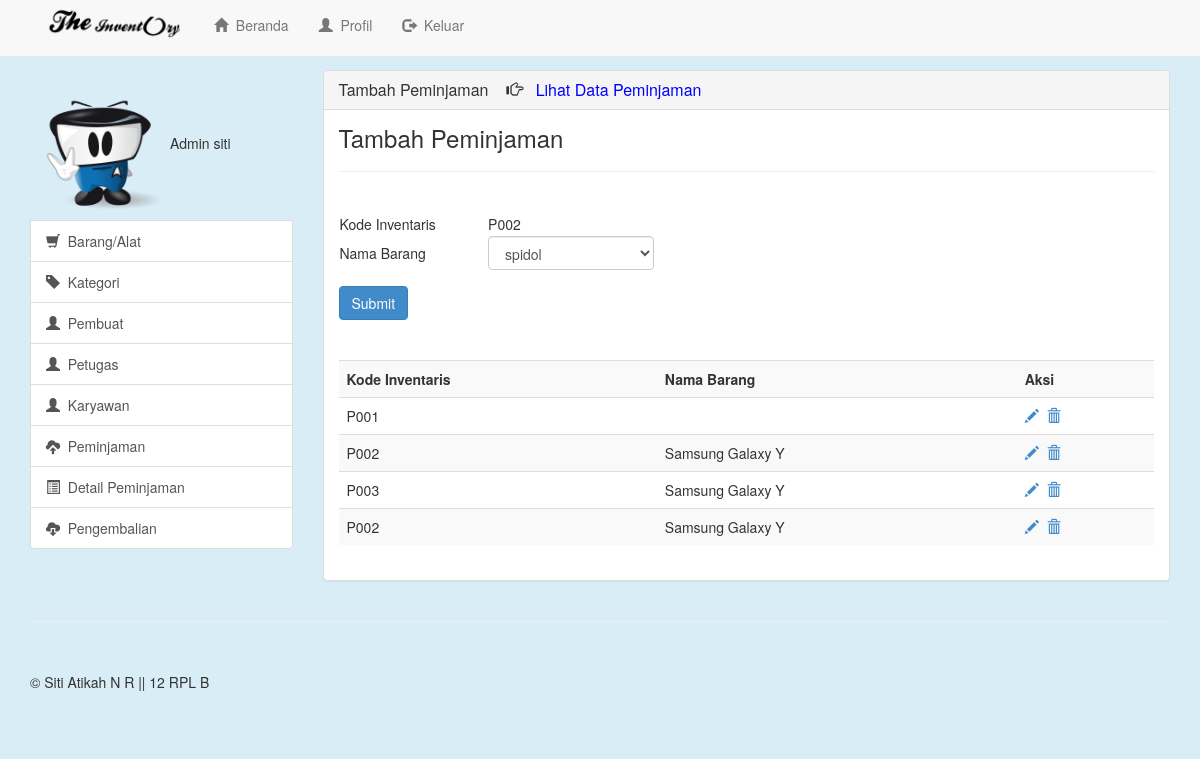
Screenshot of /view/Edit_Detail?id=P002 (signed in) with the database file from the repository.
### tables this page shows
CREATE TABLE IF NOT EXISTS `detail_inventaris` (
  `id` int(4) NOT NULL AUTO_INCREMENT,
  `kd_inventaris` char(30) NOT NULL,
  `kd_alat` int(11) NOT NULL,
  `status` int(1) NOT NULL,
  PRIMARY KEY (`id`),
  KEY `kd_inventaris` (`kd_inventaris`),
  KEY `label_alat` (`kd_alat`)
);

CREATE TABLE IF NOT EXISTS `alat` (
  `kd_alat` int(11) NOT NULL AUTO_INCREMENT,
  `label_alat` varchar(100) NOT NULL,
  `model` varchar(100) NOT NULL,
  `kd_kategori` int(11) NOT NULL,
  `merk` varchar(100) NOT NULL,
  `kd_pembuat` int(11) NOT NULL,
  `thn_buat` int(4) NOT NULL,
  PRIMARY KEY (`kd_alat`),
  KEY `kategori_alat` (`kd_kategori`),
  KEY `nama_pembuat` (`kd_pembuat`)
);

### view/edit_detail.php (the view, shortened to what this page needs)
<?php
if(empty($_SESSION['username'])){
  header("location:Login");
}
else{
?>
<!DOCTYPE html>
<html lang="en">
  <head>
    <link href="../css/bootstrap.min.css" rel="stylesheet">
    <link href="../css/offcanvas.css" rel="stylesheet">
    <link href="../css/style.css" rel="stylesheet">
  </head>
  <body>
    <div class="navbar navbar-default navbar-fixed-top" role="navigation">
      <div class="container" >
        <div class="col-md-8">
        <div class="navbar-header">
          <a class="navbar-brand" href="Beranda"><img src="../image/logo.png" class="logo"></a>
        </div>
        <div class="navbar-collapse collapse">
          <ul class="nav navbar-nav">
            <li><a href="Beranda"><span class="glyphicon glyphicon-home"></span>&nbsp&nbspBeranda</a></li>
            <li><a href="Profil"><span class="glyphicon glyphicon-user"></span>&nbsp&nbspProfil</a></li>
            <li><a href="../lib/logout.php"><span class="glyphicon glyphicon-log-out"></span>&nbsp&nbspKeluar</a></li>
          </ul>
        </div>
      </div>
      </div>
    </div>
    <div class="container">
      <div class="row row-offcanvas row-offcanvas-right">
        <div class="col-xs-6 col-sm-3 sidebar-offcanvas" id="sidebar" role="navigation">
           <div class="list-group">
            <?php
                if($_SESSION['level']==1){
                  echo"<img class='foto' src='../image/2.png' alt='Generic placeholder image'''>Admin $_SESSION[username]";
                }
                else{
                  echo"<img class='foto' src='../image/1.png' alt='Generic placeholder image'''>Petugas  $_SESSION[username]";
                }
            ?>
            <a href="Barang" class="list-group-item"><span class="glyphicon glyphicon-shopping-cart"></span>&nbsp&nbspBarang/Alat</a>
            <a href="Kategori" class="list-group-item"><span class="glyphicon glyphicon-tag"></span>&nbsp&nbspKategori</a>
            <a href="Pembuat" class="list-group-item"><span class="glyphicon glyphicon-user"></span>&nbsp&nbspPembuat</a>
            <?php
            if($_SESSION['level']==1){
              echo"<a href='Petugas' class='list-group-item'><span class='glyphicon glyphicon-user'></span>&nbsp&nbspPetugas</a>";
            }
            else{
              echo"";
            }
            ?>
            <a href="Karyawan" class="list-group-item"><span class="glyphicon glyphicon-user"></span>&nbsp&nbspKaryawan</a>
            <a href="Peminjaman" class="list-group-item"><span class="glyphicon glyphicon-cloud-upload"></span>&nbsp&nbspPeminjaman</a>
            <a href="Detail_Peminjaman" class="list-group-item"><span class="glyphicon glyphicon-list-alt"></span>&nbsp&nbspDetail Peminjaman</a>
            <a href="Pengembalian" class="list-group-item"><span class="glyphicon glyphicon-cloud-download"></span>&nbsp&nbspPengembalian</a>
          </div>
        </div>
        <div class="col-xs-12 col-sm-9">
          <div class="panel panel-default">
            <div class="panel-heading">
              <h3 class="panel-title">
              Tambah Peminjaman &nbsp&nbsp&nbsp<span class="glyphicon glyphicon-hand-right"></span>&nbsp&nbsp&nbsp<a href="Data_Peminjaman" style="text-decoration:none; color:blue;">Lihat Data Peminjaman</a>
              </h3>
            </div>
            <div class="panel-body">
              <h3 style="margin:0px; padding:0px;">Tambah Peminjaman</h3><hr>
              <form role="form" action="../lib/edit_detail.php" method="post">
                                         <?php
                                          $a = mysql_query("select detail_inventaris.kd_inventaris,alat.label_alat,alat.kd_alat from detail_inventaris,alat where kd_inventaris='$_GET[id]'");
                                          $e = mysql_fetch_array($a);
                                          ?>
                <div class="form-group">
                 <table border="0" cellpadding="1" cellspacing="2" width="550">
                  <td height="19" colspan="2" align="center" valign="middle">
                  <tr><td width="50"></td>
                  <td width="100">
                  <tr><td>Kode Inventaris</td><td><input type="hidden" name="kode" class="form-control" size="10px"
                                                  <?php echo"value='$e[kd_inventaris]'";?>><?php echo"$e[kd_inventaris]";?></td></tr>
                  <tr><td>Nama Barang</td><td><select name="nama" class="form-control">
                                    <option <?php echo"value='$e[kd_alat]'";?>><?php echo"$e[label_alat]";?></option>
                                      </select></td></tr>
                  </table>
                </div>
                  <button type="submit" class="btn btn-primary">Submit</button>
              </form>
              <br><br>
              <table class="table table-striped">
                <tr><th>Kode Inventaris</th><th>Nama Barang</th><th>Aksi</th></tr>
                                <?php
                                  $a=mysql_query("select * from detail_inventaris");
                                    while($d=mysql_fetch_array($a)){
										$re = mysql_fetch_array(mysql_query("select * from alat where kd_alat='$d[kd_alat]'"));
                                      echo"
                                          <tr>
                                          <td>$d[kd_inventaris]</td>
                                          <td>$re[label_alat]</td>
                                          <td>
                                          <a href='Edit_Detail?id=$d[kd_inventaris]'><span class='glyphicon glyphicon-pencil'></span></a>&nbsp
                                          <a href='../lib/hapus.php?lib=detail&id=$d[kd_inventaris]'><span class='glyphicon glyphicon-trash'></span></a>
                                      ";
                                    }
                                ?>
                </td>
                </tr>
              </table>
            </div>
          </div>
        </div>
      </div>
      <hr>
      <footer>
       <p>&copy; Siti Atikah N R || 12 RPL B</p>
      </footer>
    </div>
  </body>
</html>
<?php } ?>

### css/offcanvas.css (style rules this page uses)
html, body { overflow-x: hidden; }
body { padding-top: 70px; }
footer { padding: 30px 0; }

### css/style.css (style rules this page uses)
body { background-color: #d9edf7; }
.foto { max-width: none; height:140px; width:140px; margin-top:10px; }
.logo { height:35px; margin-top:-10px; }

### rows the page displays
detail_inventaris: kd_inventaris "P001"
detail_inventaris: kd_inventaris "P002", kd_alat.label_alat "Samsung Galaxy Y"
detail_inventaris: kd_inventaris "P003", kd_alat.label_alat "Samsung Galaxy Y"
detail_inventaris: kd_inventaris "P002", kd_alat.label_alat "Samsung Galaxy Y"

### other values shown
$_SESSION[username] "siti"
$e[kd_inventaris] "P002"
form field nama "spidol"
